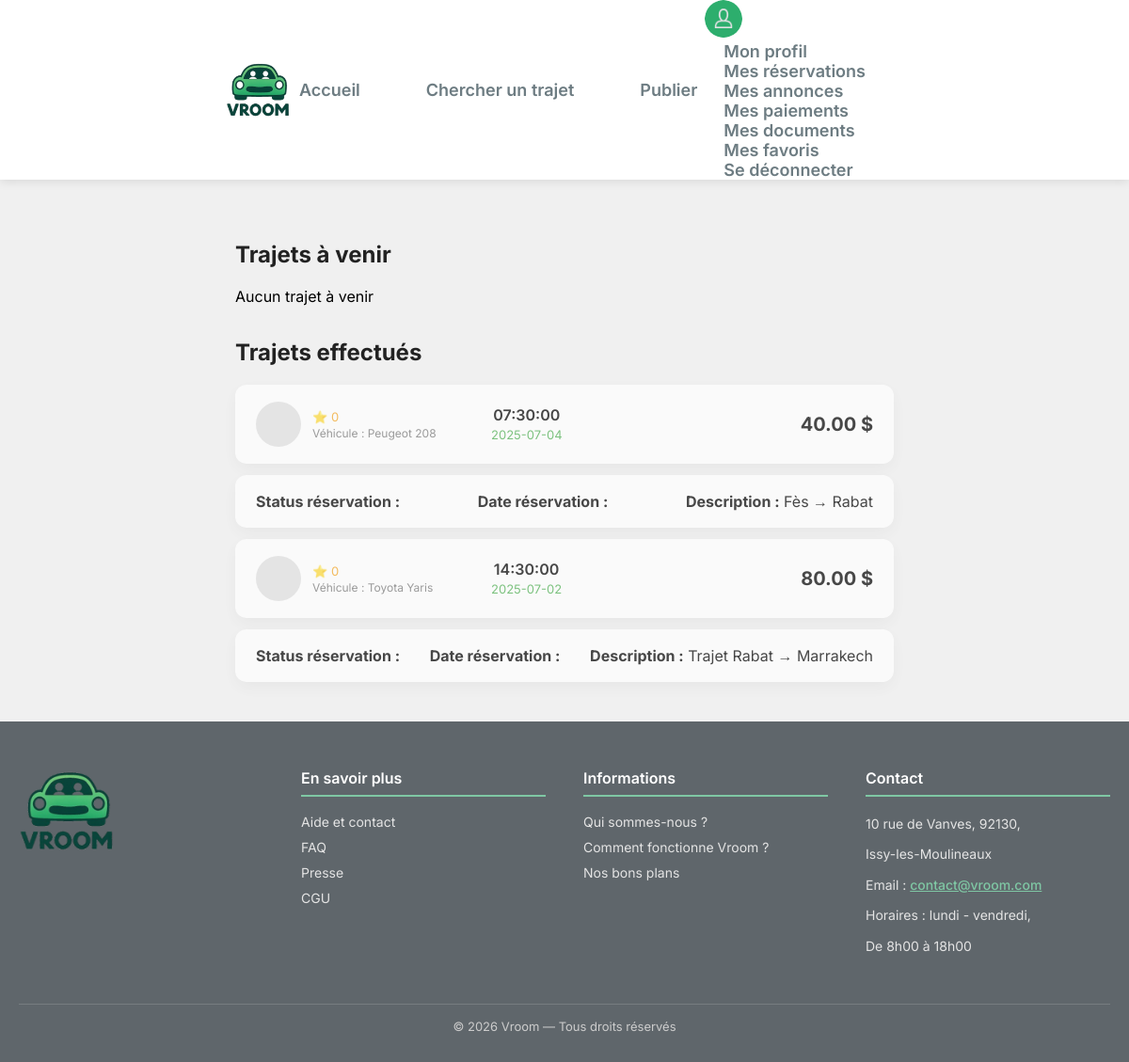
The page /index.php?page=mes_reservations (signed in) on the database its author committed.
### tables this page shows
CREATE TABLE `reservations` (
  `id` bigint(20) UNSIGNED NOT NULL,
  `uuid` varchar(36) NOT NULL,
  `id_annonce` bigint(20) UNSIGNED NOT NULL,
  `donnees_passager` longtext DEFAULT NULL CHECK (json_valid(`donnees_passager`)),
  `id_passager` bigint(20) UNSIGNED DEFAULT NULL,
  `statut` enum('en_attente','acceptee','refusee','annulee','terminee') DEFAULT 'en_attente',
  `prix_total` decimal(10,2) NOT NULL,
  `date_creation` timestamp NOT NULL DEFAULT current_timestamp(),
  `date_mise_a_jour` timestamp NOT NULL DEFAULT current_timestamp() ON UPDATE current_timestamp()
);

CREATE TABLE `vehicules` (
  `id` bigint(20) UNSIGNED NOT NULL,
  `id_utilisateur` bigint(20) UNSIGNED NOT NULL,
  `marque` varchar(100) NOT NULL,
  `modele` varchar(100) NOT NULL,
  `annee` year(4) NOT NULL,
  `couleur` varchar(50) NOT NULL,
  `matricule` varchar(50) NOT NULL,
  `date_creation` timestamp NOT NULL DEFAULT current_timestamp()
);

CREATE TABLE `annonces` (
  `id` bigint(20) UNSIGNED NOT NULL,
  `id_conducteur` bigint(20) UNSIGNED NOT NULL,
  `id_vehicule` bigint(20) UNSIGNED NOT NULL,
  `date_depart` date NOT NULL,
  `heure_depart` time NOT NULL,
  `datetime_depart` datetime NOT NULL,
  `prix_par_personne` decimal(10,2) NOT NULL,
  `places_disponibles` int(11) NOT NULL,
  `description` text NOT NULL,
  `id_lieu_depart` bigint(20) UNSIGNED NOT NULL,
  `id_lieu_arrivee` bigint(20) UNSIGNED NOT NULL,
  `statut` enum('active','complete','annulee','expiree') DEFAULT 'active',
  `date_creation` timestamp NOT NULL DEFAULT current_timestamp(),
  `distance_km` decimal(6,2) DEFAULT NULL,
  `duree_minutes` int(11) DEFAULT NULL,
  `heure_arrivee` time DEFAULT NULL,
  `date_arrivee` date DEFAULT NULL,
  `route_index` int(11) DEFAULT 0,
  `trafic` tinyint(1) DEFAULT 1
);

### Controleur/c_profil.php (called while the page is built, shortened)
<?php
require_once __DIR__ . '/../Modele/reservations.php';
class c_mes_reservations {
    public function afficher(): void {
    $css = "mes_reservations.css";
    $id_client = $_SESSION['user_id'];
    $trajets_avenir = Reservations::trajets_a_venir($id_client);
    $trajets_effectues = Reservations::trajets_effectue($id_client);
    require __DIR__ . '/../Vue/head.php';
    require __DIR__ . '/../Vue/header.php';
    require __DIR__ . '/../Vue/pages/v_mes_reservations.php';
    require __DIR__ . '/../Vue/footer.php';
}
}
?>

### Modele/reservations.php (called while the page is built, shortened)
<?php
class Reservations {
    public static function trajets_effectue(int $id_client): ?array {
        $db = dbConnect();
        $sql = "
            SELECT *
            FROM reservations r
            JOIN annonces a ON r.id_annonce = a.id
            JOIN utilisateurs u ON a.id_conducteur = u.id
            JOIN vehicules v ON a.id_vehicule = v.id
            JOIN lieux ld ON a.id_lieu_depart = ld.id
            JOIN lieux la ON a.id_lieu_arrivee = la.id
            WHERE r.id_passager = :id_client
            AND a.date_depart < CURDATE()
            ORDER BY a.date_depart DESC
        ";
        $stmt = $db->prepare($sql);
        $stmt->execute(['id_client' => $id_client]);
        return $stmt->fetchAll(PDO::FETCH_ASSOC) ?: null;
    }
}

### Vue/pages/v_mes_reservations.php (the view, shortened to what this page needs)
<body>
    <section class="trajets-container">
        <h2>Trajets à venir</h2>
        <?php if (!empty($trajets_avenir)): ?>
            <?php foreach ($trajets_avenir as $trajet): ?>
                <div class="trajet-ligne">
                    <div class="col-driver">
                        <div class="avatar"><?= htmlspecialchars($trajet["avatar"] ?? '') ?></div>
                        <div>
                            <div class="driver-name"><?= htmlspecialchars($trajet["conducteur_nom"] ?? '') ?></div>
                            <div class="driver-stars">⭐ <?= htmlspecialchars($trajet["conducteur_note"] ?? 0) ?></div>
                            <div class="driver-details">
                                <p>Véhicule : <?= htmlspecialchars($trajet["marque"] ?? '') ?> <?= htmlspecialchars($trajet["modele"] ?? '') ?></p>
                            </div>
                        </div>
                    </div>
                    <div class="col-horaires">
                        <div class="time-block">
                            <span class="heure"><?= htmlspecialchars($trajet["heure_depart"]) ?></span>
                            <span class="duree"><?= htmlspecialchars($trajet["date_depart"]) ?></span>
                        </div>
                        <div>
                            <span class="dot"></span>
                            <div class="bar"></div>
                            <span class="dot"></span>
                        </div>
                    </div>
                    <div class="col-villes">
                        <div class="ville">
                            <h4><?= htmlspecialchars($trajet["lieu_depart"] ?? '') ?></h4>
                        </div>
                        <div class="ville">
                            <h4><?= htmlspecialchars($trajet["lieu_arrivee"] ?? '') ?></h4>
                        </div>
                    </div>
                    <div class="col-prix">
                        <div class="prix"><?= htmlspecialchars($trajet["prix_par_personne"] ?? '') ?> $</div>
                        <div class="prix-info"><?= htmlspecialchars($trajet["places_disponibles"] ?? '') ?> places</div>
                        <button class="btn-reserver"
                            onclick="window.location.href='index.php?page=detail_trajet&id=<?= htmlspecialchars($trajet['id_annonce']) ?>'">
                            Voir le trajet
                        </button>
                    </div>
                </div>
                <div class="trajet-ligne infos">
                    <p><strong>Status réservation :</strong> <?= htmlspecialchars($trajet["statut"] ?? '') ?></p>
                    <p><strong>Date réservation :</strong> <?= htmlspecialchars($trajet["date_creation"] ?? '') ?></p>
                    <p><strong>Description :</strong> <?= htmlspecialchars($trajet["description"] ?? '') ?></p>
                </div>
            <?php endforeach; ?>
        <?php else: ?>
            <p>Aucun trajet à venir</p>
        <?php endif; ?>
        <h2>Trajets effectués</h2>
        <?php if (!empty($trajets_effectues)): ?>
            <?php foreach ($trajets_effectues as $trajet): ?>
                <div class="trajet-ligne" style="opacity: 0.7;">
                    <div class="col-driver">
                        <div class="avatar"><?= htmlspecialchars($trajet["avatar"] ?? '') ?></div>
                        <div>
                            <div class="driver-stars">⭐ <?= htmlspecialchars($trajet["conducteur_note"] ?? 0) ?></div>
                            <div class="driver-details">
                                <p>Véhicule : <?= htmlspecialchars($trajet["marque"] ?? '') ?> <?= htmlspecialchars($trajet["modele"] ?? '') ?></p>
                            </div>
                        </div>
                    </div>
                    <div class="col-horaires">
                        <div class="time-block">
                            <span class="heure"><?= htmlspecialchars($trajet["heure_depart"]) ?></span>
                            <span class="duree"><?= htmlspecialchars($trajet["date_depart"]) ?></span>
                        </div>
                    </div>
                    <div class="col-prix">
                        <div class="prix"><?= htmlspecialchars($trajet["prix_par_personne"] ?? '') ?> $</div>
                    </div>
                </div>
                <div class="trajet-ligne effectue">
                    <p><strong>Status réservation :</strong> <?= htmlspecialchars($trajet["reservation_status"] ?? '') ?></p>
                    <p><strong>Date réservation :</strong> <?= htmlspecialchars($trajet["date_reservation"] ?? '') ?></p>
                    <p><strong>Description :</strong> <?= htmlspecialchars($trajet["description"] ?? '') ?></p>
                </div>
            <?php endforeach; ?>
        <?php else: ?>
            <p>Aucun trajet effectué</p>
        <?php endif; ?>
    </section>
</body>

### index.php (shortened to what this page needs)
<?php
$page = $_GET['page'] ?? 'accueil';
switch ($page) {
    case 'mes_reservations':
        require 'Controleur/c_profil.php';
        $controller = new c_mes_reservations();
        $controller->afficher();
        break;
}
?>

### Vue/head.php (shortened to what this page needs)
<!DOCTYPE html>
<html lang="fr">
<head>
    <link rel="stylesheet" href="Ressources/CSS/commun.css">
    <?php if (!empty($css)): ?>
        <link rel="stylesheet" href="Ressources/CSS/<?= htmlspecialchars($css) ?>">
    <?php endif; ?>
</head>

### Vue/header.php (shortened to what this page needs)
<header>
    <div class="header-content">
        <img src="../../Ressources/Image/logo_ver2.png"  alt="Logo Vroom">
        <nav class="nav-main">
            <a href="index.php?page=accueil">Accueil</a>
            <a href="index.php?page=recherche_trajet">Chercher un trajet </a>
            <a href="index.php?page=publie_trajet">Publier</a>
        </nav>
        <nav class="nav-profile">
                <img src="../../Ressources/Image/person_icon.png"  alt="Logo Vroom">
                <ul classe="hidden">
                    <?php if (isset($_SESSION['user_id'])) { ?>
                        <li><a href="index.php?page=profil" class="button-header">Mon profil</a></li>
                        <li><a href="index.php?page=mes_reservations" class="button-header">Mes réservations</a></li>
                        <li><a href="index.php?page=mes_annonces" class="button-header">Mes annonces</a></li>
                        <li><a href="index.php?page=mes_paiements" class="button-header">Mes paiements</a></li>
                        <li><a href="index.php?page=mes_documents" class="button-header">Mes documents</a></li>
                        <li><a href="index.php?page=favoris" class="button-header">Mes favoris</a></li>
                        <li><a href="index.php?page=connexion&action=deconnexion" class="button-header">Se déconnecter</a></li>
                    <?php } elseif ($page = 'connexion') { ?>
                        <li><a href="index.php?page=connexion" class="button-header">Se connecter</a></li>
                     <?php } else { ?>
                        <li><a href="index.php?page=connexion" class="button-header">Se connecter</a></li>
                        <li><a href="index.php?page=inscription" class="button-header">S'inscrire</a></li>
                    <?php } ?>
                </ul>
        </nav>
    </div>
</header>

### Vue/footer.php
<footer>
    <div class="footer-content">
        <div class="footer-logo">
            <img src="../../Ressources/Image/logo_ver2.png" alt="Logo VROOM" class="logo-image"/>
        </div>
        <div class="footer-section">
            <h4>En savoir plus</h4>
            <ul>
                    <li><a href="index.php?page=accueil">Aide et contact</a></li>
                    <li><a href="index.php?page=accueil">FAQ</a></li>
                    <li><a href="index.php?page=accueil">Presse</a></li>
                    <li><a href="#">CGU</a></li>
            </ul>
        </div>
        <div class="footer-section">
            <h4>Informations</h4>
            <ul>
                <li><a href="index.php?page=accueil">Qui sommes-nous ?</a></li>
                <li><a href="index.php?page=accueil">Comment fonctionne Vroom ?</a></li>
                <li><a href="index.php?page=accueil">Nos bons plans</a></li>
            </ul>
        </div>
        <div class="footer-section">
            <h4>Contact</h4>
            <p>10 rue de Vanves, 92130,</p>
            <p>Issy-les-Moulineaux</p>
            <p>Email : <a href="mailto:contact@vroom.com">contact@vroom.com</a></p>
            <p>Horaires : lundi - vendredi,</p>
            <p>De 8h00 à 18h00</p>
        </div>
    </div>
    <div class="footer-bottom">
        © 2026 Vroom — Tous droits réservés
    </div>
</footer>
</html>

### Ressources/CSS/commun.css (style rules this page uses)
:root { --couleurVerte: #28a745; --couleurVerteFonce: #1f7e36; --texteGris: #6d7c82; --titreNoir: #222; --fondClair: #ffffff; --ombre: rgba(0,0,0,0.10); --ombreHover: rgba(0,0,0,0.18); }
* { font-family: 'Inter', sans-serif; box-sizing: border-box; padding: 0; margin: 0; }
header { width: 100%; box-shadow: 0 2px 10px rgba(0,0,0,0.1); display: flex; align-items: center; justify-content:space-around; flex-direction: row; min-height: 100px; background-color:var(--fondClair); }
header img { width: 70px; }
.header-content { width: 60%; margin: 0 auto; display: flex; align-items: center; flex-direction: row; }
.nav-main { display: flex; flex-direction: row; gap: 70px; margin: 0 auto; align-items: center; }
.nav-profile { margin-right: 20px; list-style-type: none; }
.nav-profile img { width: 40px; border-radius: 50%; }
.nav-profile ul li { display: block; float: none; }
.nav-profile ul li a { width: auto; min-width: 100px; padding: 0 20px; }
header nav a { color: var(--texteGris); font-weight: 600; font-size: 18px; justify-content: space-around; text-decoration: none; }
body { background-color: #f0f0f0; align-items: center; justify-content: center; display: flex; flex-direction: column; gap : 30px; }
footer { background-color: #5f666b; padding: 50px 20px 30px; width: 100%; color: #f1f1f1; font-family: "Segoe UI", Roboto, Arial, sans-serif; }
.footer-content { display: flex; justify-content: space-between; gap: 40px; max-width: 1200px; margin: 0 auto; flex-wrap: wrap; }
.footer-logo { flex: 1; min-width: 200px; }
.footer-logo img { height: 90px; margin-bottom: 15px; }
.footer-section { flex: 1; min-width: 200px; }
.footer-section h4 { font-size: 16px; font-weight: 600; margin-bottom: 18px; padding-bottom: 8px; color: #ffffff; border-bottom: 2px solid #7fc7a4; }
.footer-section ul { list-style: none; padding: 0; margin: 0; }
.footer-section ul li { margin-bottom: 10px; font-size: 14px; }
.footer-section ul li a { text-decoration: none; color: #e4e4e4; transition: color 0.3s ease; }
.footer-section p { margin: 0 0 10px; font-size: 14px; line-height: 1.6; color: #e4e4e4; }
.footer-section a[href^="mailto"] { color: #7fc7a4; font-weight: 500; }
.footer-bottom { margin-top: 40px; padding-top: 15px; border-top: 1px solid rgba(255, 255, 255, 0.15); text-align: center; font-size: 13px; color: #cccccc; }

### Ressources/CSS/mes_reservations.css (style rules this page uses)
.trajets-container h2 { font-size: 24px; margin: 35px 0 20px; color: #222; }
.trajet-ligne { display: flex; align-items: center; justify-content: space-between; gap: 20px; background-color: #ffffff; border-radius: 12px; padding: 18px 22px; margin-bottom: 12px; box-shadow: 0 6px 18px rgba(0, 0, 0, 0.06); width: 700px; }
.col-driver { display: flex; align-items: center; gap: 12px; min-width: 230px; }
.avatar { width: 48px; height: 48px; border-radius: 50%; background-color: #e0e0e0; }
.driver-stars { font-size: 13px; color: #f5a623; }
.driver-details p { font-size: 12px; color: #777; margin: 2px 0 0; }
.col-horaires { display: flex; align-items: center; gap: 10px; min-width: 140px; }
.time-block { text-align: center; }
.heure { font-size: 16px; font-weight: 600; display: block; }
.duree { font-size: 13px; color: #4caf50; }
.col-prix { text-align: right; min-width: 130px; }
.prix { font-size: 20px; font-weight: 700; }
.trajet-ligne.effectue { opacity: 0.7; }

### rows shown on the page
reservations: conducteur_note "0", vehicules.marque "Peugeot", vehicules.modele "208", id_annonce.heure_depart "07:30:00", id_annonce.date_depart "2025-07-04", id_annonce.prix_par_personne "40.00", id_annonce.description "Fès → Rabat"
reservations: conducteur_note "0", vehicules.marque "Toyota", vehicules.modele "Yaris", id_annonce.heure_depart "14:30:00", id_annonce.date_depart "2025-07-02", id_annonce.prix_par_personne "80.00", id_annonce.description "Trajet Rabat → Marrakech"
